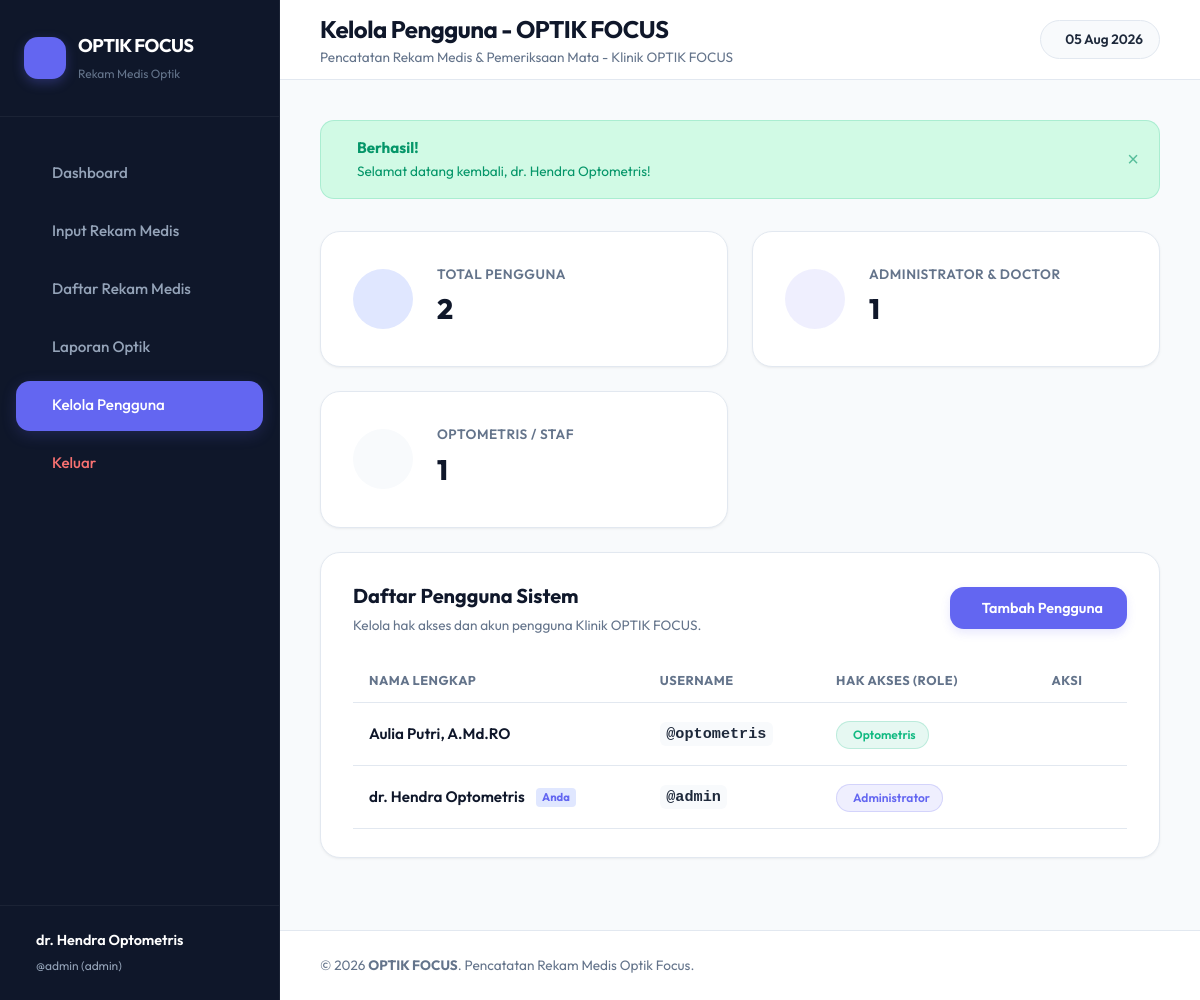
The app's page /users (signed in) with its own data.
### tables this page shows
CREATE TABLE users (
                id INTEGER PRIMARY KEY AUTOINCREMENT,
                username TEXT UNIQUE NOT NULL,
                password TEXT NOT NULL,
                name TEXT NOT NULL,
                role TEXT NOT NULL DEFAULT 'optometris'
            );

### app/Controllers/UserController.php (called while the page is built, shortened)
<?php
class UserController {
    public function index(): void {
        $db = Database::getConnection();
        $stmt = $db->query("SELECT id, username, name, role FROM users ORDER BY name ASC");
        $users = $stmt->fetchAll();
        require dirname(__DIR__, 2) . '/views/templates/header.php';
        require dirname(__DIR__, 2) . '/views/users/index.php';
        require dirname(__DIR__, 2) . '/views/templates/footer.php';
    }
}

### public/index.php (called while the page is built, shortened)
<?php
function getProjectBasePath(): string {
    $scriptName = $_SERVER['SCRIPT_NAME'];
    $base = dirname(dirname($scriptName));
    if ($base === '/' || $base === '\\') {
        $base = '';
    }
    return $base;
}
function baseUrl(string $path = ''): string {
    $basePath = getProjectBasePath();
    return $basePath . '/' . ltrim($path, '/');
}
$router = new Router();
$router->get('/login', [AuthController::class, 'login']);
$router->post('/login', [AuthController::class, 'authenticate']);
$router->get('/logout', [AuthController::class, 'logout']);
$router->get('/', [DashboardController::class, 'index']);
$router->get('/index.php', [DashboardController::class, 'index']);
$router->get('/transactions', [TransactionController::class, 'index']);
$router->get('/transactions/create', [TransactionController::class, 'create']);
$router->post('/transactions/create', [TransactionController::class, 'store']);
$router->post('/transactions/edit', [TransactionController::class, 'update']);
$router->post('/transactions/delete', [TransactionController::class, 'destroy']);
$router->get('/records', [TransactionController::class, 'index']);
$router->get('/records/create', [TransactionController::class, 'create']);
$router->post('/records/create', [TransactionController::class, 'store']);
$router->post('/records/edit', [TransactionController::class, 'update']);
$router->post('/records/delete', [TransactionController::class, 'destroy']);
$router->get('/reports', [ReportController::class, 'index']);
$router->get('/laporan', [ReportController::class, 'index']);
$router->get('/users', [UserController::class, 'index']);
$router->post('/users/create', [UserController::class, 'store']);
$router->post('/users/edit', [UserController::class, 'update']);
$router->post('/users/delete', [UserController::class, 'destroy']);
$router->dispatch();

### views/users/index.php (the view, shortened to what this page needs)
<div class="row-layout mb-4 animate-fade-in" style="align-items: stretch;">
    <div class="col-8" style="flex: 2 1 500px; display: flex; flex-direction: column; gap: 1rem;">
        <div class="dashboard-grid" style="margin-bottom: 0;">
            <div class="stat-card balance-card">
                <div class="stat-icon-wrapper">
                </div>
                <div class="stat-details">
                    <span class="stat-label">Total Pengguna</span>
                    <h2 class="stat-value"><?= count($users) ?></h2>
                </div>
            </div>
            <?php
            $adminCount = count(array_filter($users, function($u) { return $u['role'] === 'admin'; }));
            $staffCount = count($users) - $adminCount;
            ?>
            <div class="stat-card income-card">
                <div class="stat-icon-wrapper" style="background-color: rgba(99, 102, 241, 0.1); color: var(--color-primary);">
                </div>
                <div class="stat-details">
                    <span class="stat-label">Administrator & Doctor</span>
                    <h2 class="stat-value"><?= $adminCount ?></h2>
                </div>
            </div>
            <div class="stat-card expense-card" style="background-color: var(--color-white); border-color: var(--color-border);">
                <div class="stat-icon-wrapper" style="background-color: var(--color-light); color: var(--text-main);">
                </div>
                <div class="stat-details">
                    <span class="stat-label">Optometris / Staf</span>
                    <h2 class="stat-value"><?= $staffCount ?></h2>
                </div>
            </div>
        </div>
    </div>
</div>
<div class="monthly-breakdown-card animate-fade-in" style="margin-bottom: 2rem;">
    <div style="display: flex; justify-content: space-between; align-items: center; flex-wrap: wrap; gap: 1rem; margin-bottom: 1.5rem;">
        <div>
            <h2 style="font-size: 1.25rem; font-weight: 700; color: var(--color-dark); margin-bottom: 0.25rem;">Daftar Pengguna Sistem</h2>
            <p class="text-muted text-sm">Kelola hak akses dan akun pengguna Klinik OPTIK FOCUS.</p>
        </div>
        <button class="btn btn-primary" onclick="openAddModal()">
            <span>Tambah Pengguna</span>
        </button>
    </div>
    <div class="table-responsive">
        <table class="table" style="width: 100%;">
            <thead>
                <tr>
                    <th>Nama Lengkap</th>
                    <th>Username</th>
                    <th>Hak Akses (Role)</th>
                    <th class="text-center" style="width: 120px;">Aksi</th>
                </tr>
            </thead>
            <tbody>
                <?php if (empty($users)): ?>
                    <tr>
                        <td colspan="4" class="text-center text-muted py-4">Belum ada pengguna terdaftar.</td>
                    </tr>
                <?php else: ?>
                    <?php foreach ($users as $user): ?>
                        <tr>
                            <td style="font-weight: 600; color: var(--color-dark);">
                                <?= htmlspecialchars($user['name'], ENT_QUOTES, 'UTF-8') ?>
                                <?php if ((int)$user['id'] === (int)$_SESSION['user']['id']): ?>
                                    <span style="font-size: 0.7rem; background-color: var(--color-primary-light); color: var(--color-primary); padding: 0.15rem 0.4rem; border-radius: 4px; margin-left: 0.5rem; font-weight: 700;">Anda</span>
                                <?php endif; ?>
                            </td>
                            <td>
                                <code style="background-color: var(--color-light); padding: 0.2rem 0.4rem; border-radius: 6px; color: var(--text-main); font-weight: 600;">@<?= htmlspecialchars($user['username'], ENT_QUOTES, 'UTF-8') ?></code>
                            </td>
                            <td>
                                <?php if ($user['role'] === 'admin'): ?>
                                    <span class="stat-badge badge-success" style="background-color: rgba(99, 102, 241, 0.1); color: var(--color-primary); border: 1px solid rgba(99, 102, 241, 0.2); margin-top: 0; padding: 0.25rem 0.75rem;">
                                        <span>Administrator</span>
                                    </span>
                                <?php elseif ($user['role'] === 'optometris'): ?>
                                    <span class="stat-badge" style="background-color: rgba(16, 185, 129, 0.1); color: #10b981; border: 1px solid rgba(16, 185, 129, 0.2); margin-top: 0; padding: 0.25rem 0.75rem;">
                                        <span>Optometris</span>
                                    </span>
                                <?php endif; ?>
                            </td>
                            <td class="text-center">
                                <div style="display: inline-flex; gap: 0.5rem; align-items: center;">
                                    <button class="btn-action-delete" style="color: var(--color-primary); background: none;"
                                            onclick="openEditModal(<?= htmlspecialchars(json_encode($user)) ?>)"
                                            title="Ubah Data">
                                    </button>
                                    <?php if ((int)$user['id'] !== (int)$_SESSION['user']['id']): ?>
                                        <form method="POST" action="<?= baseUrl('users/delete') ?>" onsubmit="return confirm('Apakah Anda yakin ingin menghapus pengguna ini?');" style="margin: 0; padding: 0;">
                                            <button type="submit" class="btn-action-delete" title="Hapus Pengguna">
                                            </button>
                                        </form>
                                    <?php else: ?>
                                        <button class="btn-action-delete" style="opacity: 0.3; cursor: not-allowed;" title="Anda tidak bisa menghapus akun Anda sendiri" disabled>
                                        </button>
                                    <?php endif; ?>
                                </div>
                            </td>
                        </tr>
                    <?php endforeach; ?>
                <?php endif; ?>
            </tbody>
        </table>
    </div>
</div>

### public/css/style.css (style rules this page uses)
:root { --color-primary: #6366f1; --color-primary-hover: #4f46e5; --color-primary-light: #e0e7ff; --color-success: #10b981; --color-success-hover: #059669; --color-success-light: #d1fae5; --color-danger: #ef4444; --color-danger-hover: #dc2626; --color-danger-light: #fee2e2; --color-warning: #f59e0b; --color-warning-light: #fef3c7; --color-dark: #0f172a; --color-dark-light: #1e293b; --color-light: #f8fafc; --color-white: #ffffff; --color-border: #e2e8f0; --text-main: #1e293b; --text-muted: #64748b; --sidebar-width: 280px; --topbar-height: 80px; --font-sans: 'Outfit', 'Plus Jakarta Sans', system-ui, -apple-system, BlinkMacSystemFont, "Segoe UI", Roboto, sans-serif; --transition-smooth: all 0.3s cubic-bezier(0.4, 0, 0.2, 1); --shadow-sm: 0 1px 3px rgba(0,0,0,0.05), 0 1px 2px rgba(0,0,0,0.02); --shadow-md: 0 4px 6px -1px rgba(0,0,0,0.05), 0 2px 4px -1px rgba(0,0,0,0.03); --shadow-lg: 0 10px 15px -3px rgba(99, 102, 241, 0.05), 0 4px 6px -2px rgba(99, 102, 241, 0.02); --radius-sm: 8px; --radius-md: 14px; --radius-lg: 20px; }
* { margin: 0; padding: 0; box-sizing: border-box; }
body { font-family: var(--font-sans); background-color: var(--color-light); color: var(--text-main); line-height: 1.5; -webkit-font-smoothing: antialiased; }
.dashboard-grid { display: grid; grid-template-columns: repeat(auto-fit, minmax(300px, 1fr)); gap: 1.5rem; margin-bottom: 2rem; }
.stat-card { background-color: var(--color-white); border-radius: var(--radius-lg); padding: 2rem; display: flex; align-items: center; gap: 1.5rem; position: relative; overflow: hidden; box-shadow: var(--shadow-sm); border: 1px solid var(--color-border); transition: var(--transition-smooth); }
.stat-icon-wrapper { width: 60px; height: 60px; border-radius: 50%; display: flex; align-items: center; justify-content: center; font-size: 1.75rem; flex-shrink: 0; }
.balance-card .stat-icon-wrapper { background-color: var(--color-primary-light); color: var(--color-primary); }
.income-card .stat-icon-wrapper { background-color: var(--color-success-light); color: var(--color-success); }
.expense-card .stat-icon-wrapper { background-color: var(--color-danger-light); color: var(--color-danger); }
.stat-details { flex-grow: 1; z-index: 2; }
.stat-label { display: block; font-size: 0.85rem; font-weight: 600; color: var(--text-muted); text-transform: uppercase; letter-spacing: 0.5px; }
.stat-value { font-size: 1.75rem; font-weight: 800; color: var(--color-dark); margin: 0.25rem 0; letter-spacing: -0.5px; }
.stat-badge { display: inline-flex; align-items: center; gap: 0.25rem; padding: 0.25rem 0.65rem; border-radius: 50px; font-size: 0.75rem; font-weight: 600; margin-top: 0.5rem; }
.badge-success { background-color: var(--color-success-light); color: var(--color-success); }
.monthly-breakdown-card { background: var(--color-white); border-radius: var(--radius-lg); border: 1px solid var(--color-border); padding: 1.75rem 2rem; box-shadow: var(--shadow-sm); margin-bottom: 2rem; }
.text-sm { font-size: 0.85rem; }
.text-muted { color: var(--text-muted); }
.row-layout { display: flex; gap: 1.5rem; flex-wrap: wrap; }
.col-8 { flex: 2 1 600px; }
.table-responsive { overflow-x: auto; width: 100%; }
.table { width: 100%; border-collapse: collapse; text-align: left; vertical-align: middle; }
.table th { padding: 0.75rem 1rem; font-size: 0.8rem; font-weight: 700; color: var(--text-muted); text-transform: uppercase; letter-spacing: 0.5px; border-bottom: 1px solid var(--color-border); }
.table td { padding: 1rem; border-bottom: 1px solid var(--color-border); font-size: 0.95rem; }
.text-center { text-align: center; }
.btn-action-delete { background: none; border: none; color: var(--color-danger); font-size: 1.15rem; padding: 0.35rem; border-radius: var(--radius-sm); cursor: pointer; transition: var(--transition-smooth); display: flex; align-items: center; justify-content: center; }
.btn { display: inline-flex; align-items: center; justify-content: center; padding: 0.75rem 1.5rem; font-size: 0.9rem; font-weight: 600; border-radius: var(--radius-md); cursor: pointer; border: none; font-family: inherit; transition: var(--transition-smooth); }
.btn-primary { background-color: var(--color-primary); color: var(--color-white); box-shadow: 0 4px 10px rgba(99, 102, 241, 0.15); }
.mb-4 { margin-bottom: 1.5rem; }
.animate-fade-in { animation: fadeIn 0.4s ease forwards; }

### records on screen
users: name "Aulia Putri, A.Md.RO", username "optometris", role "Optometris"
users: name "dr. Hendra Optometris", shows "Anda", username "admin", role "Administrator"

### other values on screen
$_SESSION['user']['name'] "dr. Hendra Optometris"
$_SESSION['user']['username'] "admin"
$_SESSION['user']['role'] "admin"
$title "Kelola Pengguna - OPTIK FOCUS"
$success "Selamat datang kembali, dr. Hendra Optometris!"
count($users) "2"
$adminCount "1"
$staffCount "1"
